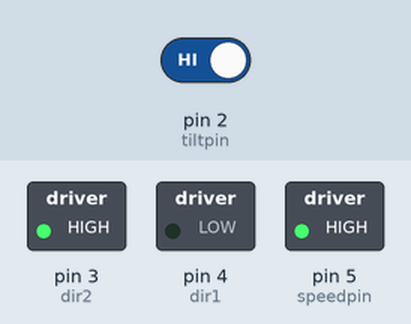
Simulated run of this sketch. Board: Arduino Uno, built with avr-gcc and run on an emulated ATmega328P. Parts: switched loads named in the sketch (green lamp = pin HIGH). Inputs (shaded band) come from the test bench; at power-on: pin 2 (tiltpin) HIGH. What the sketch prints to the serial monitor is not drawn.

Above: at 0.05 s.
At 5.1 s:
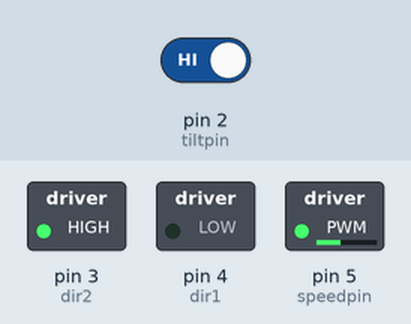
Timing chart, 0 to 5.9 s (numbered marks = the images above):
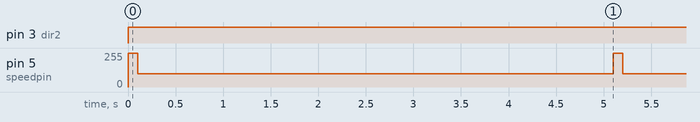

The sketch:

DC_Motors.ino
```cpp
int speedpin = 5;
int dir1 = 4;
int dir2= 3;
int  mspeed = 125;
int tiltpin = 2;
int tiltval;

void setup() {
  // put your setup code here, to run once:
pinMode(speedpin,OUTPUT);
pinMode(tiltpin,INPUT);
pinMode(dir1,OUTPUT);
pinMode(dir2,OUTPUT);
digitalWrite(tiltpin,HIGH);
Serial.begin(9600);
}

void loop() {
  // put your main code here, to run repeatedly:
tiltval = digitalRead(tiltpin);
Serial.println(tiltval);
digitalWrite(dir1,LOW);
digitalWrite(dir2,HIGH);
analogWrite(speedpin,255);
delay(100);
analogWrite(speedpin,100);
delay(5000);
}
```

Measured:
- by itself, pin 3 (dir2): LOW → HIGH at 0.00 s
- by itself, pin 5 (speedpin): alternates 255/255 for 0.10 s and 100/255 for 5.0 s
